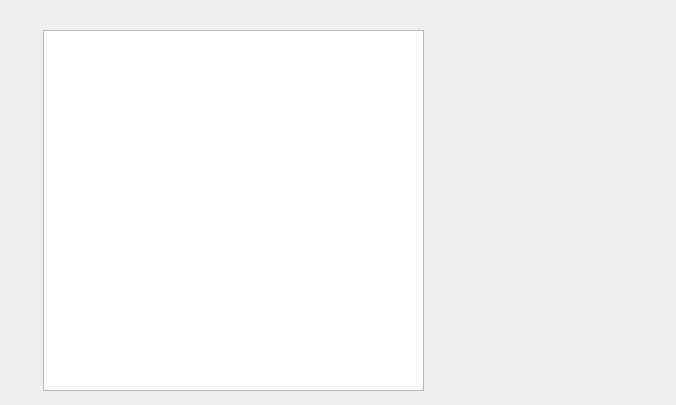
<?xml version="1.0" encoding="UTF-8"?>
<ui version="4.0">
 <class>Widget</class>
 <widget class="QWidget" name="Widget">
  <property name="geometry">
   <rect>
    <x>0</x>
    <y>0</y>
    <width>676</width>
    <height>405</height>
   </rect>
  </property>
  <property name="windowTitle">
   <string>Widget</string>
  </property>
  <widget class="QPlainTextEdit" name="plainTextEdit">
   <property name="geometry">
    <rect>
     <x>43</x>
     <y>30</y>
     <width>381</width>
     <height>361</height>
    </rect>
   </property>
  </widget>
 </widget>
 <layoutdefault spacing="6" margin="11"/>
 <resources/>
 <connections/>
</ui>
